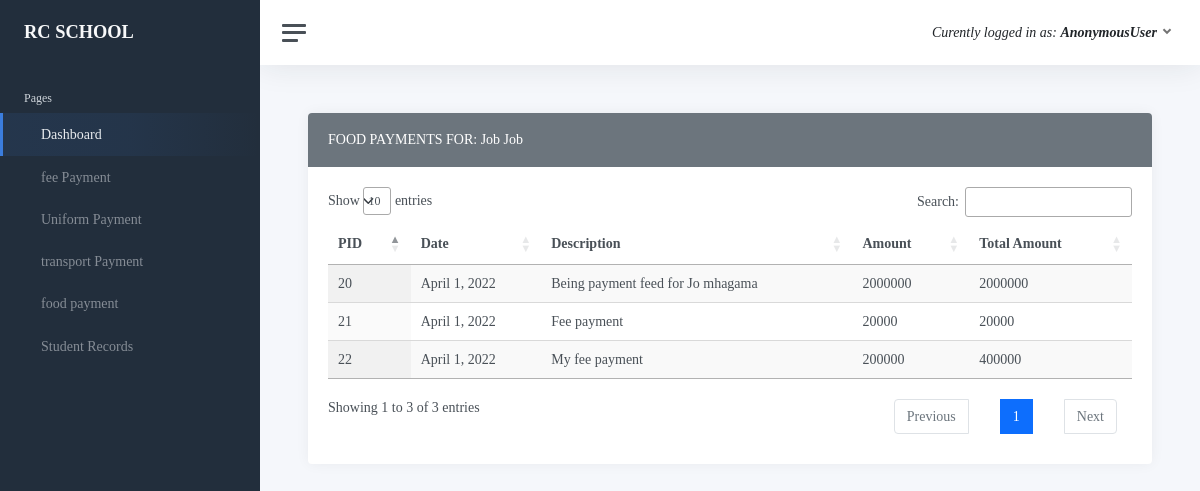
Screenshot of /accountant/studentfood/4 with the database file from the repository.
### Headmaster/models.py (models this page shows, shortened)
class Student(models.Model):
    First_Name=models.CharField(default="eg Alex",max_length=20)
    Middle_Name=models.CharField(default="James",max_length=20)
    Last_Name=models.CharField(default="Mtaho",max_length=20)
    Parent_Name =models.CharField(default="Alex",max_length=20)
    Parent_Occupation=models.CharField(default="eg.Mkulima",max_length=20)
    parent_Education=models.CharField(default="standard seven",max_length=20)
    ParentAddress=models.CharField(default="Dodoma",max_length=20)
    Birthd_Date=models.DateField()
    Local=models.CharField(default="mtaa",max_length=20)
    Description=models.TextField(default="Description related to a kid",max_length=20)
    Nida_Number=models.CharField(default="7838373388UD",max_length=20)
    Birthd_Certificate=models.CharField(default="8383773738WJJJW",max_length=20)
    phone=models.CharField(default="0786976118",max_length=20)

### Accountant/models.py (models this page shows, shortened)
class StudentFoodFee(models.Model):
     student =models.ForeignKey(Student,on_delete=models.CASCADE)
     date=models.DateField(auto_now_add=True)
     description=models.TextField(max_length=2000)
     amount=models.IntegerField()
     totalAmount=models.IntegerField(null=True)

### Accountant/views.py (the view)
# urls.py: path("studentfood/<int:pk>",views.FoodDetailView.as_view(),name="student_food_detail"),
class FoodDetailView(TemplateView):
        template_name= "accountant/student_food_details.html"
        def get_context_data(self, **kwargs):
            context = super().get_context_data(**kwargs)
            id = self.kwargs["pk"]
            context["student"]=Student.objects.filter(pk=id)
            context["payments"] = StudentFoodFee.objects.filter(student_id=id)
            return context

### templates/accountant/student_food_details.html (shortened to what this page needs)
{% extends 'accountant/layout.html'%}
{% block content %}
<link rel="stylesheet" type="text/css" href="https://cdn.datatables.net/1.11.5/css/jquery.dataTables.css">
<div class="row">
    <div class="col-12">
        <div class="card">
            <div class="card-header bg-secondary text-white">
                {%for Student in student%}
             FOOD PAYMENTS FOR:  {{Student.First_Name}} {{Student.Last_Name}}
         {%endfor%}
            </div>
            <div class="card-body">
                <table id="table_id" class="display">
                    <thead>
                        <tr>
                            <th>PID</th>
                            <th>Date</th>
                            <th>Description</th>
                            <th>Amount</th>
                            <th>Total Amount</th>
                        </tr>
                    </thead>
                    <tbody>
                     {% for payment in payments%}
                        <tr>
                            <td>
                                {{ payment.id}}
                            </td>
                            <td>
                                {{ payment.date}}
                            </td>
                            <td>
                                {{ payment.description}}
                            </td>
                            <td>
                                {{ payment.amount}}
                            </td>
                            <td>
                                {{ payment.totalAmount}}
                            </td>
                        </tr>
                        {%endfor%}
                    </tbody>
                </table>
            </div>
        </div>
    </div>
</div>
{% endblock content%}

### static/DataTables/datatables.css (style rules this page uses)
table.dataTable { clear: both; margin-top: 6px !important; margin-bottom: 6px !important; max-width: none !important; border-collapse: separate !important; border-spacing: 0; }
table.dataTable td, table.dataTable th { -webkit-box-sizing: content-box; box-sizing: content-box; }
table.dataTable > thead > tr > th:not(.sorting_disabled), table.dataTable > thead > tr > td:not(.sorting_disabled) { padding-right: 30px; }
table.dataTable > thead .sorting, table.dataTable > thead .sorting_asc, table.dataTable > thead .sorting_desc, table.dataTable > thead .sorting_asc_disabled, table.dataTable > thead .sorting_desc_disabled { cursor: pointer; position: relative; }
table.dataTable > thead .sorting:before, table.dataTable > thead .sorting:after, table.dataTable > thead .sorting_asc:before, table.dataTable > thead .sorting_asc:after, table.dataTable > thead .sorting_desc:before, table.dataTable > thead .sorting_desc:after, table.dataTable > thead .sorting_asc_disabled:before, table.dataTable > thead .sorting_asc_disabled:after, table.dataTable > thead .sorting_desc_disabled:before, table.dataTable > thead .sorting_desc_disabled:after { position: absolute; bottom: 0.5em; display: block; opacity: 0.3; }
table.dataTable > thead .sorting:before, table.dataTable > thead .sorting_asc:before, table.dataTable > thead .sorting_desc:before, table.dataTable > thead .sorting_asc_disabled:before, table.dataTable > thead .sorting_desc_disabled:before { right: 1em; content: "↑"; }
table.dataTable > thead .sorting:after, table.dataTable > thead .sorting_asc:after, table.dataTable > thead .sorting_desc:after, table.dataTable > thead .sorting_asc_disabled:after, table.dataTable > thead .sorting_desc_disabled:after { right: 0.5em; content: "↓"; }
table.dataTable > thead .sorting_asc:before, table.dataTable > thead .sorting_desc:after { opacity: 1; }

### static/bt/demo.css (style rules this page uses)
body { font-family:Cambria, Cochin, Georgia, Times, 'Times New Roman', serif; font-weight: lighter; }

### rows the page displays
Student: First_Name "Job", Last_Name "Job"
StudentFoodFee: id "20", date "April 1, 2022", description "Being payment feed for Jo mhagama", amount "2000000", totalAmount "2000000"
StudentFoodFee: id "21", date "April 1, 2022", description "Fee payment", amount "20000", totalAmount "20000"
StudentFoodFee: id "22", date "April 1, 2022", description "My fee payment", amount "200000", totalAmount "400000"

### other values shown
{{ request.user }} "AnonymousUser"
